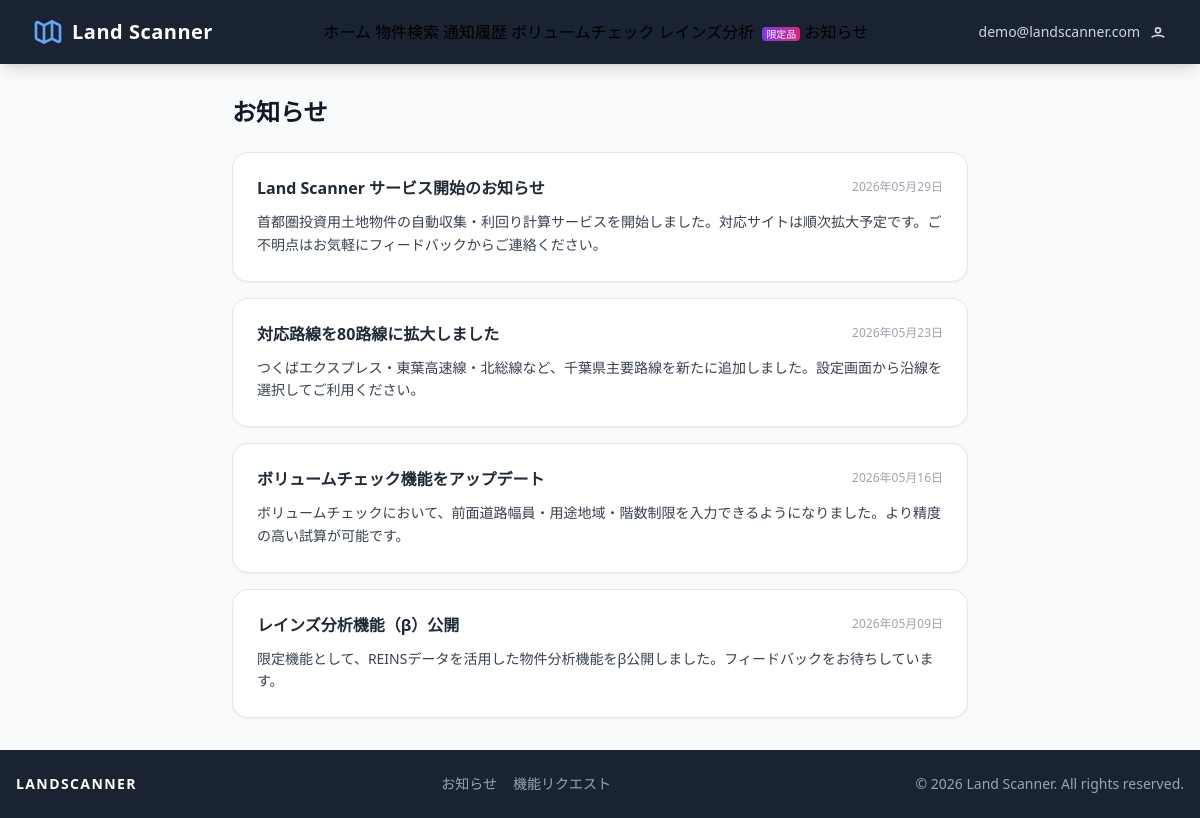
Page /announcements (signed in) on the committed database.
### models.py (models this page shows)
class User(Base):
    __tablename__ = "users"
    id = Column(Integer, primary_key=True, index=True)
    email = Column(String(255), unique=True, nullable=False, index=True)
    password_hash = Column(String(255), nullable=False)
    is_admin = Column(Boolean, default=False)
    created_at = Column(DateTime, server_default=func.now())
    patterns = relationship("SearchPattern", back_populates="user")
    notifications = relationship("NotificationHistory", back_populates="user")

class Announcement(Base):
    __tablename__ = "announcements"
    id = Column(Integer, primary_key=True, index=True)
    date = Column(DateTime, server_default=func.now())
    content = Column(Text)
    title = Column(String(200))

### routers/pages.py (the view)
@router.get("/announcements", response_class=HTMLResponse)
async def announcements(request: Request, db: Session = Depends(get_db)):
    user = get_user_from_request(request, db)
    if not user:
        return RedirectResponse(url="/login", status_code=302)
    items = db.query(Announcement).order_by(Announcement.date.desc()).all()
    return templates.TemplateResponse("announcements.html", {
        "request": request,
        "user": user,
        "announcements": items,
    })

### templates/announcements.html (shortened to what this page needs)
{% extends "base.html" %}
{% block content %}
<div class="max-w-3xl mx-auto px-4 py-8">
  <h1 class="text-2xl font-bold text-gray-900 mb-6">お知らせ</h1>
  {% if announcements %}
  <div class="space-y-4">
    {% for a in announcements %}
    <div class="bg-white rounded-2xl shadow-sm border p-6">
      <div class="flex items-start justify-between gap-4 mb-3">
        <h2 class="font-bold text-gray-800 text-base leading-snug">{{ a.title or '（タイトルなし）' }}</h2>
        <span class="text-xs text-gray-400 whitespace-nowrap flex-shrink-0 mt-0.5">
          {{ a.date.strftime('%Y年%m月%d日') if a.date else '' }}
        </span>
      </div>
      <p class="text-sm text-gray-700 leading-relaxed whitespace-pre-line">{{ a.content or '' }}</p>
    </div>
    {% endfor %}
  </div>
  {% endif %}
</div>
{% endblock %}

### templates/base.html (shortened to what this page needs)
<!DOCTYPE html>
<html lang="ja">
<head>
  <script src="https://cdn.tailwindcss.com"></script>
  <link rel="stylesheet" href="https://unpkg.com/leaflet@1.9.4/dist/leaflet.css" />
  <link rel="stylesheet" href="/static/css/app.css" />
</head>
<body class="bg-gray-50 min-h-screen flex flex-col">
  <header class="bg-[#1a2332] shadow-lg sticky top-0 z-50">
    <div class="max-w-7xl mx-auto px-4 sm:px-6 lg:px-8">
      <div class="flex items-center justify-between h-16">
        <a href="/" class="flex items-center gap-2">
          <span class="text-white font-bold text-xl tracking-wide">Land Scanner</span>
        </a>
        <nav class="hidden md:flex items-center gap-1">
          <a href="/" class="nav-link {% if request.url.path == '/' %}active{% endif %}">ホーム</a>
          <a href="/search" class="nav-link {% if request.url.path == '/search' %}active{% endif %}">物件検索</a>
          <a href="/history" class="nav-link {% if request.url.path == '/history' %}active{% endif %}">通知履歴</a>
          <a href="/volume-check" class="nav-link {% if request.url.path == '/volume-check' %}active{% endif %}">ボリュームチェック</a>
          <a href="/reins" class="nav-link {% if request.url.path == '/reins' %}active{% endif %}">
            レインズ分析
            <span class="badge-limited text-white text-[10px] px-1 rounded ml-1">限定品</span>
          </a>
          <a href="/announcements" class="nav-link {% if request.url.path == '/announcements' %}active{% endif %}">お知らせ</a>
        </nav>
        <div class="flex items-center gap-3">
          {% if user %}
          <div class="relative group">
            <button class="flex items-center gap-2 text-gray-300 hover:text-white text-sm">
              <span class="hidden sm:inline">{{ user.email }}</span>
              <svg class="w-5 h-5" fill="none" stroke="currentColor" viewBox="0 0 24 24">
                <path stroke-linecap="round" stroke-linejoin="round" stroke-width="2" d="M5.121 17.804A13.937 13.937 0 0112 16c2.5 0 4.847.655 6.879 1.804M15 10a3 3 0 11-6 0 3 3 0 016 0z"/>
              </svg>
            </button>
          </div>
          {% endif %}
        </div>
      </div>
    </div>
  </header>
  <main class="flex-1">
    {% block content %}{% endblock %}
  </main>
  <footer class="bg-[#1a2332] text-gray-400 mt-auto">
    <div class="max-w-7xl mx-auto px-4 py-6 flex flex-col sm:flex-row justify-between items-center text-sm">
      <div class="font-bold text-white tracking-widest mb-2 sm:mb-0">LANDSCANNER</div>
      <div class="flex gap-4">
        <a href="/announcements" class="hover:text-white transition-colors">お知らせ</a>
        <a href="/feature-request" class="hover:text-white transition-colors">機能リクエスト</a>
      </div>
      <div class="mt-2 sm:mt-0">© 2026 Land Scanner. All rights reserved.</div>
    </div>
  </footer>
</body>
</html>

### static/css/app.css (style rules this page uses)
:root { --color-navy: #1a2332; --color-blue: #2563eb; --color-green: #16a34a; --color-yellow: #ca8a04; --color-red: #dc2626; --color-surface: #f9fafb; }

### templates/base.html (style rules this page uses)
.nav-link { @apply text-gray-300 hover:text-white transition-colors px-3 py-2 rounded-md text-sm font-medium; }
.nav-link.active { @apply text-white bg-blue-700; }
.badge-limited { background: linear-gradient(90deg, #7c3aed, #db2777); }

### rows in the picture
User: email "demo@landscanner.com"
Announcement: title "Land Scanner サービス開始のお知らせ", date "2026年05月29日", content "首都圏投資用土地物件の自動収集・利回り計算サービスを開始しました。対応サイトは順次拡大予定です。ご不明点はお気軽にフィードバックからご連絡ください。"
Announcement: title "対応路線を80路線に拡大しました", date "2026年05月23日", content "つくばエクスプレス・東葉高速線・北総線など、千葉県主要路線を新たに追加しました。設定画面から沿線を選択してご利用ください。"
Announcement: title "ボリュームチェック機能をアップデート", date "2026年05月16日", content "ボリュームチェックにおいて、前面道路幅員・用途地域・階数制限を入力できるようになりました。より精度の高い試算が可能です。"
Announcement: title "レインズ分析機能（β）公開", date "2026年05月09日", content "限定機能として、REINSデータを活用した物件分析機能をβ公開しました。フィードバックをお待ちしています。"
